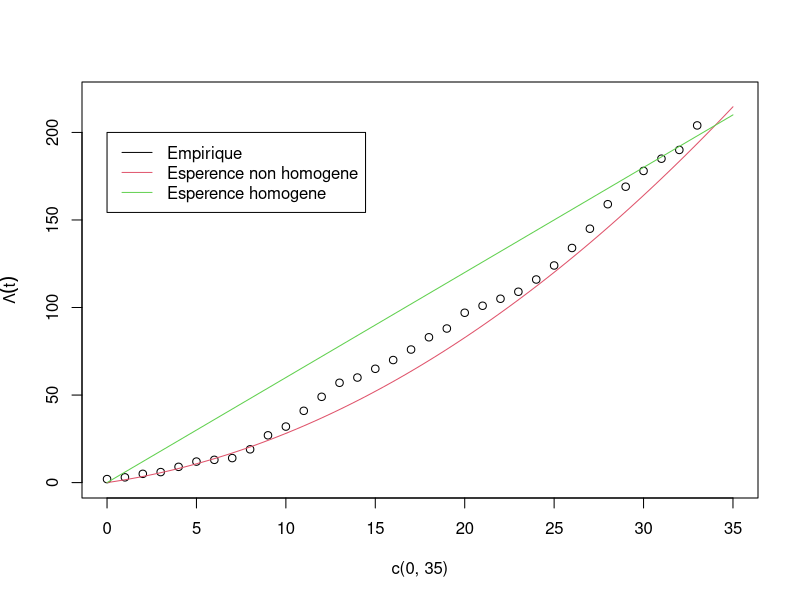

This figure's R source:
# Donnees -----------------------------------------------------------------

k <- c(2, 1, 2, 1, 3, 3, 1, 1, 5, 8, 5, 9, 8, 8, 3, 5, 5, 6, 7, 5, 9, 4, 4, 4, 7, 8, 10, 11, 14, 10, 9, 7, 5, 14)
t <- 0:(length(k) - 1)

# Estimation des parametres -----------------------------------------------

neglogvrais <- function(params) {
  a <- params[1]
  b <- params[2]
  Lambda <- a + b / 2 * (2 * t + 1)
  - sum(k * log(Lambda) - Lambda)
}

poisson_non_homogene_params <- constrOptim(c(0.1, 0.01), neglogvrais, grad = NULL, ui = diag(2), ci = c(0, 0))

poisson_non_homogene_params$par
poisson_non_homogene_params$value

# Test adequation ---------------------------------------------------------



# Test ratio vraisemblance ------------------------------------------------

neglogvrais <- function(params) {
  a <- params[1]
  - sum(k * log(a) - a)
}

poisson_homogene_params <- constrOptim(0.1, neglogvrais, grad = NULL, ui = 1, ci = 0)
mean(k)  # Verification, numeriquement egal

R <- - 2 * (poisson_non_homogene_params$value - poisson_homogene_params$value)

pchisq(R, 1)  # On rejete H0


# Prediction --------------------------------------------------------------

t_futur <- 34:38

k_futur <- poisson_non_homogene_params$par[1] + 
  poisson_non_homogene_params$par[2] * (2 * t_futur + 1) / 2

# Graphique observations cumulees vs esperence ----------------------------

plot(c(0, 35), c(0, 220), type = "n", ylab = expression(Lambda(t)))
points(t, cumsum(k))
curve(poisson_non_homogene_params$par[1] * x + poisson_non_homogene_params$par[2] * x ^ 2 / 2, c(0, max(t)), add = TRUE, col = 2)
curve(poisson_homogene_params$par * x, c(0, max(t)), add = TRUE, col = 3)

legend(x = 0, y = 200, legend = c("Empirique", "Esperence non homogene", "Esperence homogene"), col = c(1, 2, 3), lty = c(1, 1, 1))
